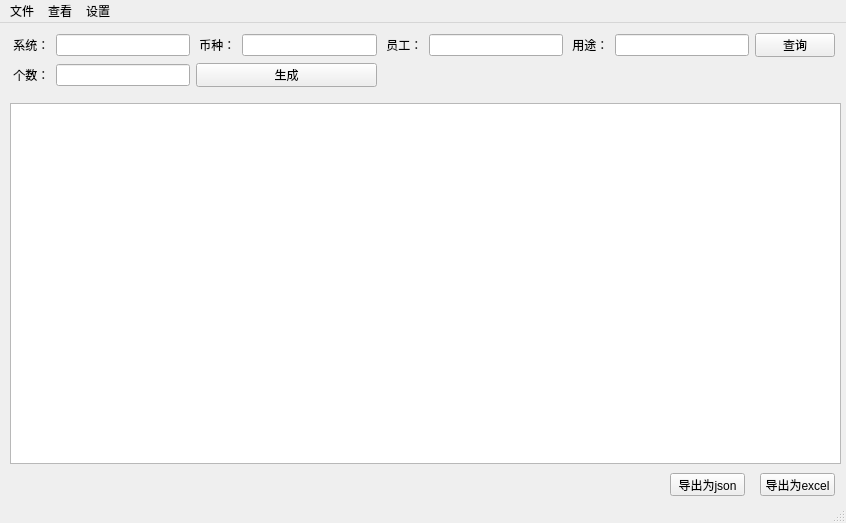
<?xml version="1.0" encoding="UTF-8"?>
<ui version="4.0">
 <class>MainWindow</class>
 <widget class="QMainWindow" name="MainWindow">
  <property name="geometry">
   <rect>
    <x>0</x>
    <y>0</y>
    <width>846</width>
    <height>523</height>
   </rect>
  </property>
  <property name="windowTitle">
   <string>MainWindow</string>
  </property>
  <widget class="QWidget" name="centralwidget">
   <widget class="QTableView" name="tableView">
    <property name="geometry">
     <rect>
      <x>10</x>
      <y>80</y>
      <width>831</width>
      <height>361</height>
     </rect>
    </property>
   </widget>
   <widget class="QPushButton" name="btn_dump_json">
    <property name="geometry">
     <rect>
      <x>670</x>
      <y>450</y>
      <width>75</width>
      <height>23</height>
     </rect>
    </property>
    <property name="text">
     <string>导出为json</string>
    </property>
   </widget>
   <widget class="QPushButton" name="btn_dump_excel">
    <property name="geometry">
     <rect>
      <x>760</x>
      <y>450</y>
      <width>75</width>
      <height>23</height>
     </rect>
    </property>
    <property name="text">
     <string>导出为excel</string>
    </property>
   </widget>
   <widget class="QWidget" name="">
    <property name="geometry">
     <rect>
      <x>10</x>
      <y>10</y>
      <width>825</width>
      <height>54</height>
     </rect>
    </property>
    <layout class="QGridLayout" name="gridLayout">
     <item row="0" column="0">
      <widget class="QLabel" name="label">
       <property name="text">
        <string> 系统：</string>
       </property>
      </widget>
     </item>
     <item row="0" column="1">
      <widget class="QLineEdit" name="lineEdit_sys"/>
     </item>
     <item row="0" column="2">
      <widget class="QLabel" name="label_4">
       <property name="text">
        <string> 币种：</string>
       </property>
      </widget>
     </item>
     <item row="0" column="3">
      <widget class="QLineEdit" name="lineEdit_coin"/>
     </item>
     <item row="0" column="4">
      <widget class="QLabel" name="label_3">
       <property name="text">
        <string> 员工：</string>
       </property>
      </widget>
     </item>
     <item row="0" column="5">
      <widget class="QLineEdit" name="lineEdit_user"/>
     </item>
     <item row="0" column="6">
      <widget class="QLabel" name="label_6">
       <property name="text">
        <string> 用途：</string>
       </property>
      </widget>
     </item>
     <item row="0" column="7">
      <widget class="QLineEdit" name="lineEdit_logic"/>
     </item>
     <item row="0" column="8">
      <widget class="QPushButton" name="btn_search">
       <property name="text">
        <string>查询</string>
       </property>
      </widget>
     </item>
     <item row="1" column="0">
      <widget class="QLabel" name="label_5">
       <property name="text">
        <string> 个数：</string>
       </property>
      </widget>
     </item>
     <item row="1" column="1">
      <widget class="QLineEdit" name="lineEdit_quantity"/>
     </item>
     <item row="1" column="2" colspan="2">
      <widget class="QPushButton" name="btn_create">
       <property name="text">
        <string>生成</string>
       </property>
      </widget>
     </item>
    </layout>
   </widget>
  </widget>
  <widget class="QMenuBar" name="menubar">
   <property name="geometry">
    <rect>
     <x>0</x>
     <y>0</y>
     <width>846</width>
     <height>23</height>
    </rect>
   </property>
   <widget class="QMenu" name="menu">
    <property name="title">
     <string>文件</string>
    </property>
    <addaction name="actionopen_json"/>
    <addaction name="actionopen_excel"/>
   </widget>
   <widget class="QMenu" name="menu_2">
    <property name="title">
     <string>查看</string>
    </property>
    <addaction name="actionasset"/>
   </widget>
   <widget class="QMenu" name="menu_3">
    <property name="title">
     <string>设置</string>
    </property>
    <addaction name="actionimport"/>
   </widget>
   <addaction name="menu"/>
   <addaction name="menu_2"/>
   <addaction name="menu_3"/>
  </widget>
  <widget class="QStatusBar" name="statusbar"/>
  <action name="actionopen_json">
   <property name="text">
    <string>打开json文件</string>
   </property>
  </action>
  <action name="actionopen_excel">
   <property name="text">
    <string>打开excel文件</string>
   </property>
  </action>
  <action name="actionasset">
   <property name="text">
    <string>资产</string>
   </property>
  </action>
  <action name="actionimport">
   <property name="text">
    <string>导入</string>
   </property>
   <property name="iconText">
    <string>import</string>
   </property>
  </action>
 </widget>
 <resources/>
 <connections/>
</ui>
